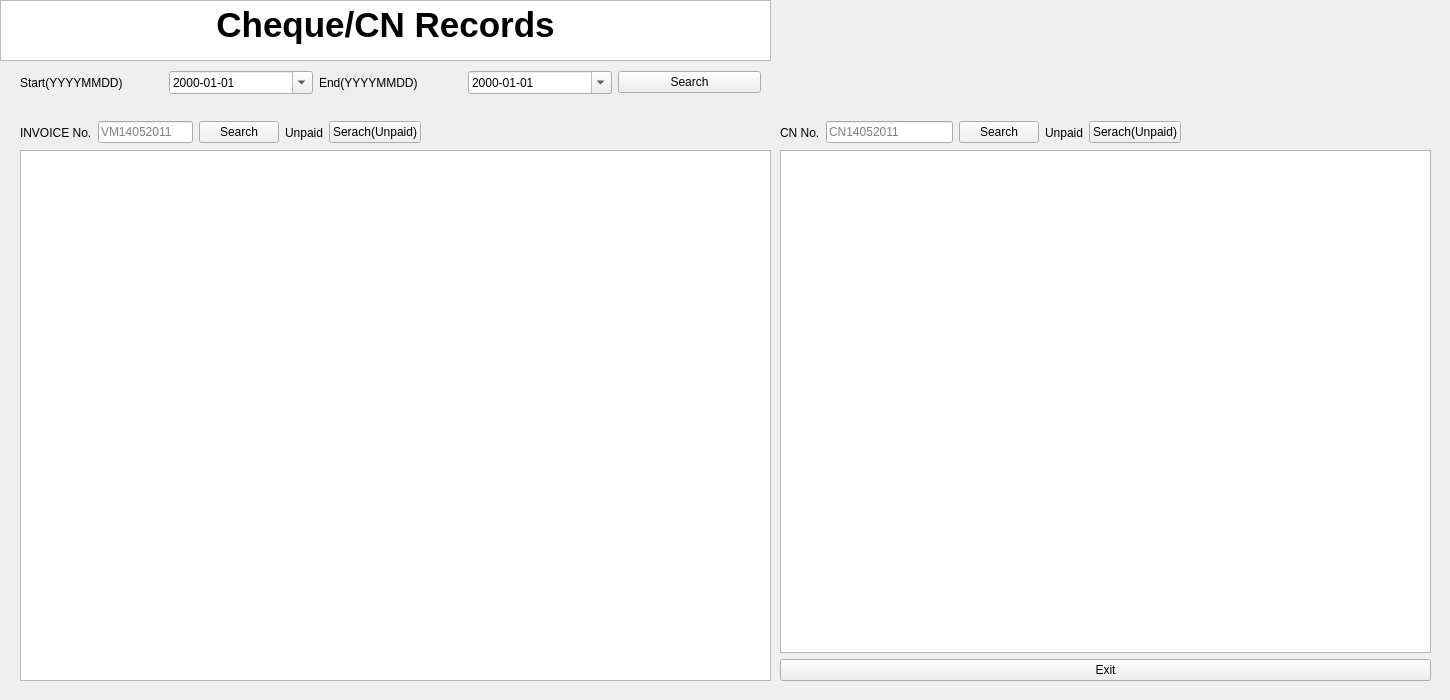
<?xml version="1.0" encoding="UTF-8"?>
<ui version="4.0">
 <class>cheqrec</class>
 <widget class="QWidget" name="cheqrec">
  <property name="geometry">
   <rect>
    <x>0</x>
    <y>0</y>
    <width>1450</width>
    <height>700</height>
   </rect>
  </property>
  <property name="minimumSize">
   <size>
    <width>1450</width>
    <height>700</height>
   </size>
  </property>
  <property name="maximumSize">
   <size>
    <width>1450</width>
    <height>700</height>
   </size>
  </property>
  <property name="windowTitle">
   <string>Form</string>
  </property>
  <widget class="QTextBrowser" name="textBrowser">
   <property name="geometry">
    <rect>
     <x>0</x>
     <y>0</y>
     <width>771</width>
     <height>61</height>
    </rect>
   </property>
   <property name="html">
    <string>&lt;!DOCTYPE HTML PUBLIC &quot;-//W3C//DTD HTML 4.0//EN&quot; &quot;http://www.w3.org/TR/REC-html40/strict.dtd&quot;&gt;
&lt;html&gt;&lt;head&gt;&lt;meta name=&quot;qrichtext&quot; content=&quot;1&quot; /&gt;&lt;style type=&quot;text/css&quot;&gt;
p, li { white-space: pre-wrap; }
&lt;/style&gt;&lt;/head&gt;&lt;body style=&quot; font-family:'PMingLiU'; font-size:9pt; font-weight:400; font-style:normal;&quot;&gt;
&lt;p align=&quot;center&quot; style=&quot; margin-top:0px; margin-bottom:0px; margin-left:0px; margin-right:0px; -qt-block-indent:0; text-indent:0px;&quot;&gt;&lt;span style=&quot; font-size:26pt; font-weight:600;&quot;&gt;Cheque/CN Records&lt;/span&gt;&lt;/p&gt;&lt;/body&gt;&lt;/html&gt;</string>
   </property>
  </widget>
  <widget class="QWidget" name="layoutWidget">
   <property name="geometry">
    <rect>
     <x>20</x>
     <y>70</y>
     <width>741</width>
     <height>25</height>
    </rect>
   </property>
   <layout class="QHBoxLayout" name="horizontalLayout">
    <item>
     <widget class="QLabel" name="label">
      <property name="text">
       <string>Start(YYYYMMDD)</string>
      </property>
     </widget>
    </item>
    <item>
     <widget class="QDateEdit" name="start_ed">
      <property name="displayFormat">
       <string>yyyy-MM-dd</string>
      </property>
      <property name="calendarPopup">
       <bool>true</bool>
      </property>
     </widget>
    </item>
    <item>
     <widget class="QLabel" name="label_2">
      <property name="text">
       <string>End(YYYYMMDD)</string>
      </property>
     </widget>
    </item>
    <item>
     <widget class="QDateEdit" name="end_ed">
      <property name="displayFormat">
       <string>yyyy-MM-dd</string>
      </property>
      <property name="calendarPopup">
       <bool>true</bool>
      </property>
     </widget>
    </item>
    <item>
     <widget class="QPushButton" name="Search_bu">
      <property name="text">
       <string>Search</string>
      </property>
     </widget>
    </item>
   </layout>
  </widget>
  <widget class="QWidget" name="layoutWidget">
   <property name="geometry">
    <rect>
     <x>20</x>
     <y>120</y>
     <width>401</width>
     <height>25</height>
    </rect>
   </property>
   <layout class="QHBoxLayout" name="horizontalLayout_2">
    <item>
     <widget class="QLabel" name="label_3">
      <property name="text">
       <string>INVOICE No.</string>
      </property>
     </widget>
    </item>
    <item>
     <widget class="QLineEdit" name="inv_noed">
      <property name="placeholderText">
       <string>VM14052011</string>
      </property>
     </widget>
    </item>
    <item>
     <widget class="QPushButton" name="inv_nosearch_bu">
      <property name="text">
       <string>Search</string>
      </property>
     </widget>
    </item>
    <item>
     <widget class="QLabel" name="label_4">
      <property name="text">
       <string>Unpaid</string>
      </property>
     </widget>
    </item>
    <item>
     <widget class="QPushButton" name="unpaid_bu">
      <property name="text">
       <string>Serach(Unpaid)</string>
      </property>
     </widget>
    </item>
   </layout>
  </widget>
  <widget class="QWidget" name="layoutWidget">
   <property name="geometry">
    <rect>
     <x>20</x>
     <y>150</y>
     <width>751</width>
     <height>531</height>
    </rect>
   </property>
   <layout class="QVBoxLayout" name="verticalLayout">
    <item>
     <widget class="QTableWidget" name="tableWidget"/>
    </item>
   </layout>
  </widget>
  <widget class="QWidget" name="layoutWidget_2">
   <property name="geometry">
    <rect>
     <x>780</x>
     <y>120</y>
     <width>401</width>
     <height>25</height>
    </rect>
   </property>
   <layout class="QHBoxLayout" name="horizontalLayout_3">
    <item>
     <widget class="QLabel" name="label_5">
      <property name="text">
       <string>CN No.</string>
      </property>
     </widget>
    </item>
    <item>
     <widget class="QLineEdit" name="cn_noed">
      <property name="placeholderText">
       <string>CN14052011</string>
      </property>
     </widget>
    </item>
    <item>
     <widget class="QPushButton" name="cn_nosearch_bu">
      <property name="text">
       <string>Search</string>
      </property>
     </widget>
    </item>
    <item>
     <widget class="QLabel" name="label_6">
      <property name="text">
       <string>Unpaid</string>
      </property>
     </widget>
    </item>
    <item>
     <widget class="QPushButton" name="cn_unpaid_bu">
      <property name="text">
       <string>Serach(Unpaid)</string>
      </property>
     </widget>
    </item>
   </layout>
  </widget>
  <widget class="QWidget" name="">
   <property name="geometry">
    <rect>
     <x>780</x>
     <y>150</y>
     <width>651</width>
     <height>531</height>
    </rect>
   </property>
   <layout class="QVBoxLayout" name="verticalLayout_2">
    <item>
     <widget class="QTableWidget" name="cn_tabw"/>
    </item>
    <item>
     <widget class="QPushButton" name="exit_bu">
      <property name="text">
       <string>Exit</string>
      </property>
     </widget>
    </item>
   </layout>
  </widget>
 </widget>
 <resources/>
 <connections>
  <connection>
   <sender>exit_bu</sender>
   <signal>clicked()</signal>
   <receiver>cheqrec</receiver>
   <slot>close()</slot>
   <hints>
    <hint type="sourcelabel">
     <x>697</x>
     <y>534</y>
    </hint>
    <hint type="destinationlabel">
     <x>741</x>
     <y>627</y>
    </hint>
   </hints>
  </connection>
 </connections>
</ui>
